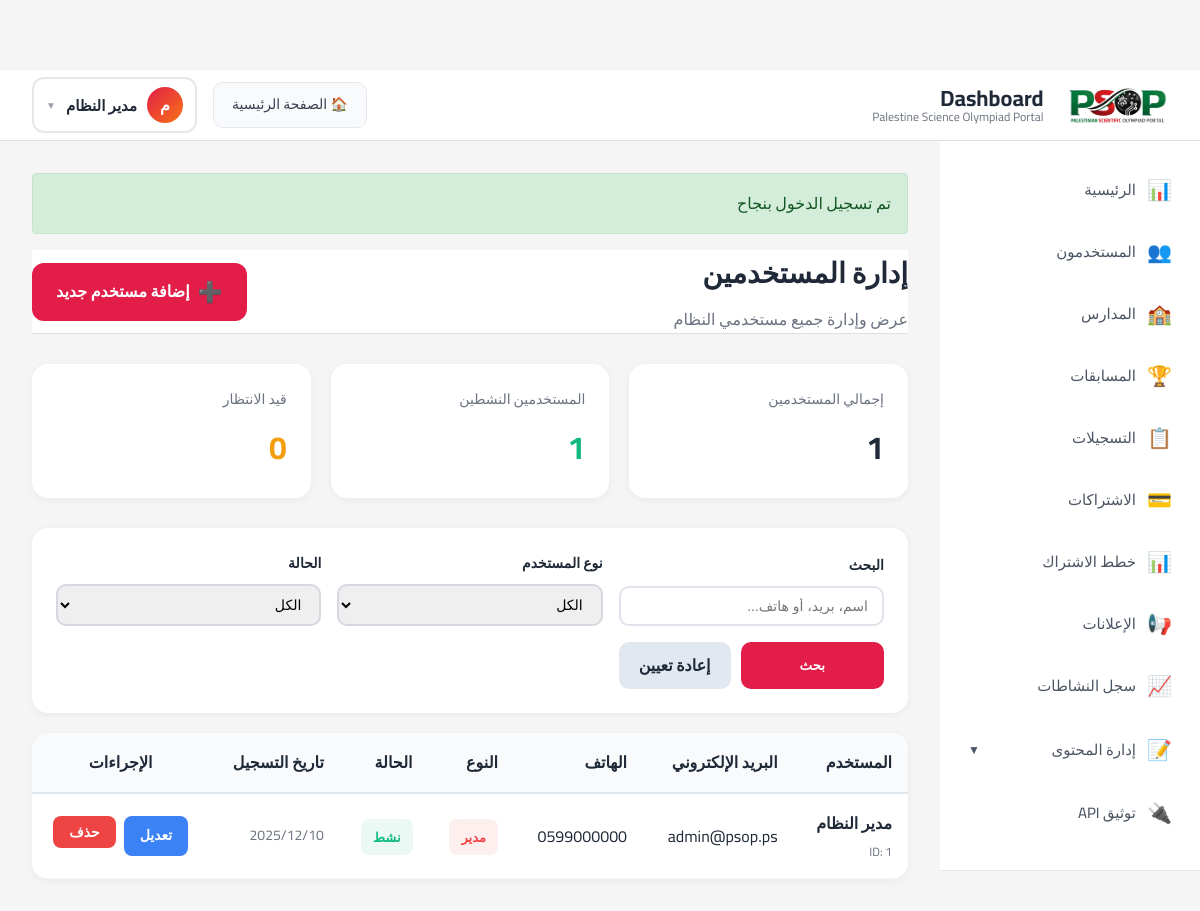
Screenshot of /public/admin/users (signed in) with the database file from the repository.
### tables this page shows
CREATE TABLE users (
    id INT AUTO_INCREMENT PRIMARY KEY,
    name VARCHAR(255) NOT NULL,
    email VARCHAR(255) NOT NULL UNIQUE,
    password_hash VARCHAR(255) NOT NULL,
    phone VARCHAR(20),
    type ENUM('student', 'school_coordinator', 'trainer', 'admin', 'competition_manager') NOT NULL,
    status ENUM('active', 'inactive', 'pending', 'suspended') DEFAULT 'active',
    created_at DATETIME NOT NULL,
    updated_at DATETIME NOT NULL,
    INDEX idx_email (email),
    INDEX idx_type (type),
    INDEX idx_status (status)
);

### views/admin/users/index.php (the view, shortened to what the rows shown need)
<div class="dashboard-header" style="margin-bottom: 30px;">
    <div style="display: flex; justify-content: space-between; align-items: center;">
        <div>
            <h1 style="color: var(--text-main); font-size: 28px; margin-bottom: 8px;">إدارة المستخدمين</h1>
            <p style="color: var(--text-muted);">عرض وإدارة جميع مستخدمي النظام</p>
        </div>
        <a href="<?= $this->url('/admin/users/create') ?>" style="background: var(--primary); color: white; padding: 12px 24px; border-radius: 12px; text-decoration: none; font-weight: 600; display: inline-flex; align-items: center; gap: 8px;">
            <span style="font-size: 20px;">➕</span>
            إضافة مستخدم جديد
        </a>
    </div>
</div>
<div style="display: grid; grid-template-columns: repeat(3, 1fr); gap: 20px; margin-bottom: 30px;">
    <div style="background: white; border-radius: 16px; padding: 24px; box-shadow: 0 2px 8px rgba(0,0,0,0.05);">
        <div style="color: var(--text-muted); font-size: 14px; margin-bottom: 8px;">إجمالي المستخدمين</div>
        <div style="font-size: 32px; font-weight: 700; color: var(--text-main);"><?= $totalUsers ?></div>
    </div>
    <div style="background: white; border-radius: 16px; padding: 24px; box-shadow: 0 2px 8px rgba(0,0,0,0.05);">
        <div style="color: var(--text-muted); font-size: 14px; margin-bottom: 8px;">المستخدمين النشطين</div>
        <div style="font-size: 32px; font-weight: 700; color: #10b981;"><?= $activeUsers ?></div>
    </div>
    <div style="background: white; border-radius: 16px; padding: 24px; box-shadow: 0 2px 8px rgba(0,0,0,0.05);">
        <div style="color: var(--text-muted); font-size: 14px; margin-bottom: 8px;">قيد الانتظار</div>
        <div style="font-size: 32px; font-weight: 700; color: #f59e0b;"><?= $pendingUsers ?></div>
    </div>
</div>
<div style="background: white; border-radius: 16px; padding: 24px; margin-bottom: 20px; box-shadow: 0 2px 8px rgba(0,0,0,0.05);">
    <form method="GET" style="display: grid; grid-template-columns: repeat(auto-fit, minmax(200px, 1fr)); gap: 16px; align-items: end;">
        <div>
            <label style="display: block; margin-bottom: 8px; font-weight: 600; color: var(--text-main); font-size: 14px;">البحث</label>
            <input type="text" name="search" value="<?= $this->e($filters['search']) ?>" placeholder="اسم، بريد، أو هاتف..." style="width: 100%; padding: 10px 14px; border: 2px solid rgba(148, 163, 184, 0.3); border-radius: 10px; font-size: 14px;">
        </div>
        <div>
            <label style="display: block; margin-bottom: 8px; font-weight: 600; color: var(--text-main); font-size: 14px;">نوع المستخدم</label>
            <select name="type" style="width: 100%; padding: 10px 14px; border: 2px solid rgba(148, 163, 184, 0.3); border-radius: 10px; font-size: 14px;">
                <option value="">الكل</option>
            </select>
        </div>
        <div>
            <label style="display: block; margin-bottom: 8px; font-weight: 600; color: var(--text-main); font-size: 14px;">الحالة</label>
            <select name="status" style="width: 100%; padding: 10px 14px; border: 2px solid rgba(148, 163, 184, 0.3); border-radius: 10px; font-size: 14px;">
                <option value="">الكل</option>
            </select>
        </div>
        <div style="display: flex; gap: 10px;">
            <button type="submit" style="background: var(--primary); color: white; padding: 10px 20px; border: none; border-radius: 10px; cursor: pointer; font-weight: 600; flex: 1;">بحث</button>
            <a href="<?= $this->url('/admin/users') ?>" style="background: #e2e8f0; color: var(--text-main); padding: 10px 20px; border-radius: 10px; text-decoration: none; font-weight: 600; display: inline-flex; align-items: center; justify-content: center;">إعادة تعيين</a>
        </div>
    </form>
</div>
<div style="background: white; border-radius: 16px; overflow: hidden; box-shadow: 0 2px 8px rgba(0,0,0,0.05);">
    <table style="width: 100%; border-collapse: collapse;">
        <thead>
            <tr style="background: #f8fafc; border-bottom: 2px solid #e2e8f0;">
                <th style="padding: 16px; text-align: right; font-weight: 600; color: var(--text-main);">المستخدم</th>
                <th style="padding: 16px; text-align: right; font-weight: 600; color: var(--text-main);">البريد الإلكتروني</th>
                <th style="padding: 16px; text-align: right; font-weight: 600; color: var(--text-main);">الهاتف</th>
                <th style="padding: 16px; text-align: right; font-weight: 600; color: var(--text-main);">النوع</th>
                <th style="padding: 16px; text-align: right; font-weight: 600; color: var(--text-main);">الحالة</th>
                <th style="padding: 16px; text-align: right; font-weight: 600; color: var(--text-main);">تاريخ التسجيل</th>
                <th style="padding: 16px; text-align: center; font-weight: 600; color: var(--text-main);">الإجراءات</th>
            </tr>
        </thead>
        <tbody>
            <?php if (empty($users)): ?>
                <tr>
                    <td colspan="7" style="padding: 40px; text-align: center; color: var(--text-muted);">
                        لا توجد مستخدمين
                    </td>
                </tr>
            <?php else: ?>
                <?php foreach ($users as $user): ?>
                    <tr style="border-bottom: 1px solid #f1f5f9;">
                        <td style="padding: 16px;">
                            <div style="font-weight: 600; color: var(--text-main); margin-bottom: 4px;"><?= $this->e($user['name']) ?></div>
                            <div style="font-size: 12px; color: var(--text-muted);">ID: <?= $user['id'] ?></div>
                        </td>
                        <td style="padding: 16px; color: var(--text-main);"><?= $this->e($user['email']) ?></td>
                        <td style="padding: 16px; color: var(--text-main);"><?= $this->e($user['phone'] ?? '-') ?></td>
                        <td style="padding: 16px;">
                            <?php
                            $typeLabels = [
                                'student' => 'طالب',
                                'school_coordinator' => 'منسق مدرسة',
                                'trainer' => 'مدرب',
                                'admin' => 'مدير',
                                'competition_manager' => 'مدير مسابقات'
                            ];
                            $typeColors = [
                                'student' => '#3b82f6',
                                'school_coordinator' => '#8b5cf6',
                                'trainer' => '#06b6d4',
                                'admin' => '#ef4444',
                                'competition_manager' => '#f59e0b'
                            ];
                            ?>
                            <span style="background: <?= $typeColors[$user['type']] ?>15; color: <?= $typeColors[$user['type']] ?>; padding: 6px 12px; border-radius: 8px; font-size: 13px; font-weight: 600;">
                                <?= $typeLabels[$user['type']] ?>
                            </span>
                        </td>
                        <td style="padding: 16px;">
                            <?php
                            $statusLabels = [
                                'active' => 'نشط',
                                'inactive' => 'غير نشط',
                                'pending' => 'قيد الانتظار',
                                'suspended' => 'موقوف'
                            ];
                            $statusColors = [
                                'active' => '#10b981',
                                'inactive' => '#6b7280',
                                'pending' => '#f59e0b',
                                'suspended' => '#ef4444'
                            ];
                            ?>
                            <span style="background: <?= $statusColors[$user['status']] ?>15; color: <?= $statusColors[$user['status']] ?>; padding: 6px 12px; border-radius: 8px; font-size: 13px; font-weight: 600;">
                                <?= $statusLabels[$user['status']] ?>
                            </span>
                        </td>
                        <td style="padding: 16px; color: var(--text-muted); font-size: 14px;">
                            <?= date('Y/m/d', strtotime($user['created_at'])) ?>
                        </td>
                        <td style="padding: 16px;">
                            <div style="display: flex; gap: 8px; justify-content: center;">
                                <a href="<?= $this->url('/admin/users/' . $user['id'] . '/edit') ?>" style="background: #3b82f6; color: white; padding: 8px 16px; border-radius: 8px; text-decoration: none; font-size: 14px; font-weight: 600;">تعديل</a>
                                <form method="POST" action="<?= $this->url('/admin/users/' . $user['id'] . '/delete') ?>" style="display: inline;" onsubmit="return confirm('هل أنت متأكد من حذف هذا المستخدم؟')">
                                    <button type="submit" style="background: #ef4444; color: white; padding: 8px 16px; border: none; border-radius: 8px; cursor: pointer; font-size: 14px; font-weight: 600;">حذف</button>
                                </form>
                            </div>
                        </td>
                    </tr>
                <?php endforeach; ?>
            <?php endif; ?>
        </tbody>
    </table>
</div>

### src/Core/Router.php (shortened to what the rows shown need)
<?php
class Router
{
    private array $routes = [];
    private array $config;
    public function __construct(array $config)
    {
        $this->config = $config;
    }
    private function addRoute(string $method, string $path, string $controller, string $action): void
    {
        $this->routes[] = [
            'method' => $method,
            'path' => $path,
            'controller' => $controller,
            'action' => $action,
            'pattern' => $this->convertPathToPattern($path),
        ];
    }
    private function convertPathToPattern(string $path): string
    {
        $pattern = preg_quote($path, '#');
        $pattern = preg_replace('/\\\{(\w+)\\\}/', '(?P<$1>[^/]+)', $pattern);
        return '#^' . $pattern . '$#';
    }
    public function dispatch(string $requestMethod, string $requestUri): void
    {
        $uri = parse_url($requestUri, PHP_URL_PATH);
        $basePath = parse_url($this->config['app']['base_url'], PHP_URL_PATH) ?? '';
        $basePath = rtrim($basePath, '/');
        if (!empty($basePath) && strpos($uri, $basePath) === 0) {
            $uri = substr($uri, strlen($basePath));
        }
        foreach ($this->routes as $route) {
            if (($route['method'] === $requestMethod || $route['method'] === 'ANY')
                && preg_match($route['pattern'], $uri, $matches)) {
                $params = array_filter($matches, 'is_string', ARRAY_FILTER_USE_KEY);
                $controller = new $controllerClass($this->config);
                $action = $route['action'];
                call_user_func_array([$controller, $action], $params);
                return;
            }
        }
    }
}

### rows the page displays
users: name "مدير النظام", id "1", email "admin@psop.ps", phone "0599000000", type "مدير", status "نشط", created_at "2025/12/10"

### other values shown
$this->e($site_settings['site_name_en'] ?? 'PSOP') "Palestine Science Olympiad Portal"
mb_substr($this->e($user['name']), 0, 1) "م"
$this->e($user['name']) "مدير النظام"
$this->e($message) "تم تسجيل الدخول بنجاح"
